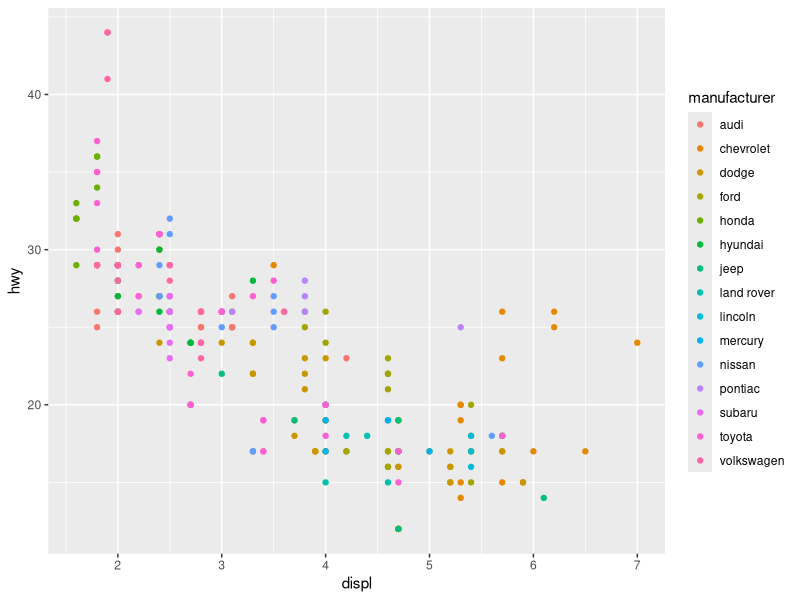
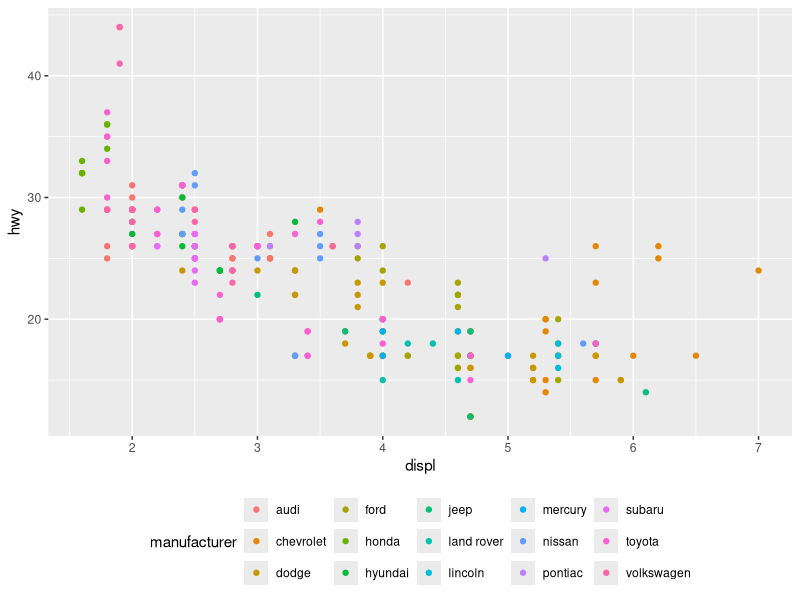
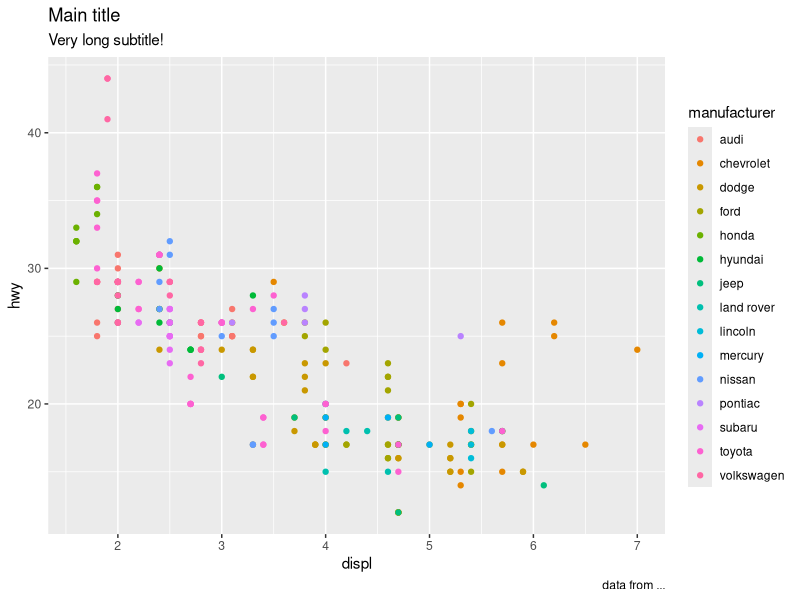
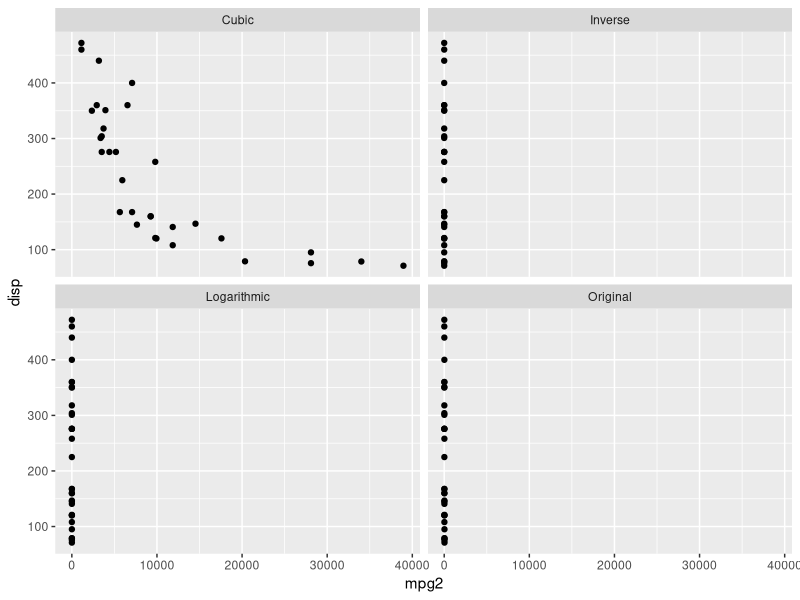
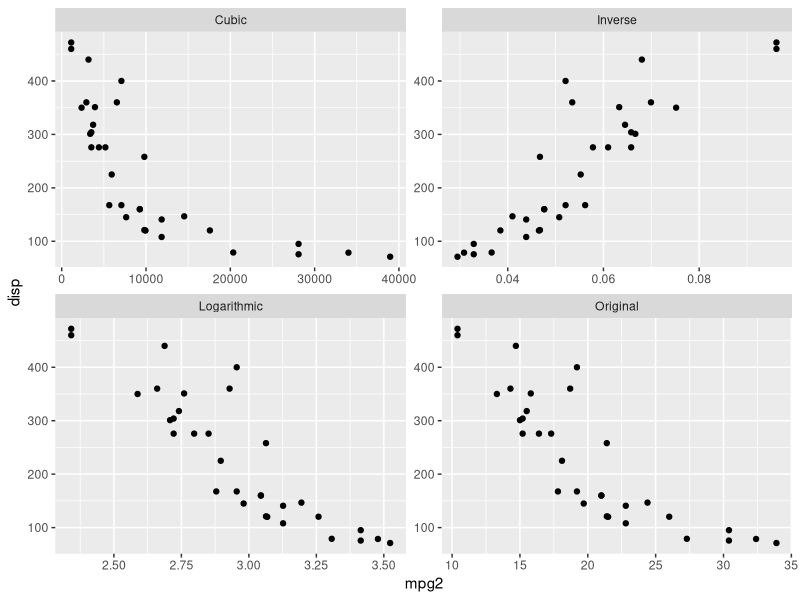

These charts were generated, in order, by the following R code:
## ---- chunk 1
library(tidyverse)
## ---- chunk 2
mpg %>% 
  ggplot(aes(displ,hwy, colour = manufacturer)) +
  geom_point()
## ---- chunk 3
mpg %>% 
  ggplot(aes(displ,hwy, colour = manufacturer)) +
  geom_point() +
  theme(legend.position = "bottom")
## ---- chunk 4
mpg %>% 
  ggplot(aes(displ,hwy, colour = manufacturer)) +
  geom_point() +
  labs(title = "Main title", subtitle ="Very long subtitle!", caption = "data from ...")
## ---- chunk 5
mtcars %>% 
  mutate(
    Logarithmic = log(mpg),
    Inverse = 1 / mpg,
    Cubic = mpg ^ 3,
    Original = mpg) %>%
  gather(transformation, mpg2, Logarithmic:Original) ->
  df

df %>% 
  ggplot(aes(mpg2, disp)) +
  geom_point() +
  facet_wrap(~transformation)
## ---- chunk 6
df %>% 
  ggplot(aes(mpg2, disp)) +
  geom_point() +
  facet_wrap(~transformation, scales = "free")
## ---- chunk 7
# install.packages("devtools")
# devtools::install_github("dgrtwo/gganimate")
# devtools::install_github("dgrtwo/gganimate")
install.packages('ggthemes', dependencies = TRUE)
## ---- chunk 8
install.packages("plotly")
